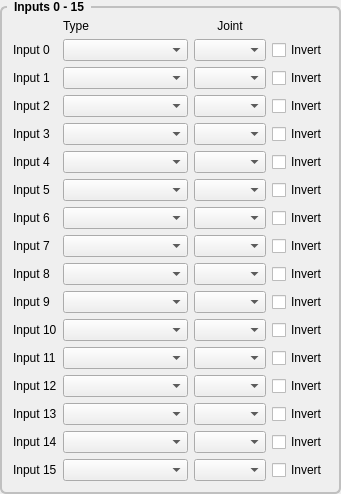
         <widget class="QGroupBox" name="gridGroupBox">
          <property name="styleSheet">
           <string notr="true">QGroupBox {
    font: bold;
    border: 2px solid silver;
    border-radius: 6px;
    margin-top: 6px;
}

QGroupBox::title {
    subcontrol-origin: margin;
    left: 7px;
    padding: 0px 5px 0px 5px;
}</string>
          </property>
          <property name="title">
           <string>Inputs 0 - 15</string>
          </property>
          <layout class="QGridLayout" name="gridLayout_49">
           <item row="14" column="2">
            <widget class="QComboBox" name="input_13">
             <property name="minimumSize">
              <size>
               <width>125</width>
               <height>0</height>
              </size>
             </property>
            </widget>
           </item>
           <item row="3" column="0">
            <widget class="QLabel" name="label_13">
             <property name="text">
              <string>Input 2</string>
             </property>
            </widget>
           </item>
           <item row="2" column="3">
            <widget class="QComboBox" name="inputJoint_1">
             <property name="maximumSize">
              <size>
               <width>75</width>
               <height>16777215</height>
              </size>
             </property>
            </widget>
           </item>
           <item row="16" column="0">
            <widget class="QLabel" name="label_60">
             <property name="text">
              <string>Input 15</string>
             </property>
            </widget>
           </item>
           <item row="7" column="4">
            <widget class="QCheckBox" name="inputInvert_6">
             <property name="text">
              <string>Invert</string>
             </property>
            </widget>
           </item>
           <item row="16" column="4">
            <widget class="QCheckBox" name="inputInvert_15">
             <property name="text">
              <string>Invert</string>
             </property>
            </widget>
           </item>
           <item row="15" column="2">
            <widget class="QComboBox" name="input_14">
             <property name="minimumSize">
              <size>
               <width>125</width>
               <height>0</height>
              </size>
             </property>
            </widget>
           </item>
           <item row="4" column="0">
            <widget class="QLabel" name="label_14">
             <property name="text">
              <string>Input 3</string>
             </property>
            </widget>
           </item>
           <item row="3" column="3">
            <widget class="QComboBox" name="inputJoint_2">
             <property name="maximumSize">
              <size>
               <width>75</width>
               <height>16777215</height>
              </size>
             </property>
            </widget>
           </item>
           <item row="1" column="0">
            <widget class="QLabel" name="label_11">
             <property name="text">
              <string>Input 0</string>
             </property>
            </widget>
           </item>
           <item row="4" column="3">
            <widget class="QComboBox" name="inputJoint_3">
             <property name="maximumSize">
              <size>
               <width>75</width>
               <height>16777215</height>
              </size>
             </property>
            </widget>
           </item>
           <item row="1" column="2">
            <widget class="QComboBox" name="input_0">
             <property name="minimumSize">
              <size>
               <width>125</width>
               <height>0</height>
              </size>
             </property>
            </widget>
           </item>
           <item row="0" column="2">
            <widget class="QLabel" name="label_28">
             <property name="text">
              <string>Type</string>
             </property>
            </widget>
           </item>
           <item row="0" column="3">
            <widget class="QLabel" name="label_29">
             <property name="text">
              <string>Joint</string>
             </property>
             <property name="alignment">
              <set>Qt::AlignCenter</set>
             </property>
            </widget>
           </item>
           <item row="1" column="3">
            <widget class="QComboBox" name="inputJoint_0">
             <property name="maximumSize">
              <size>
               <width>75</width>
               <height>16777215</height>
              </size>
             </property>
            </widget>
           </item>
           <item row="2" column="2">
            <widget class="QComboBox" name="input_1">
             <property name="minimumSize">
              <size>
               <width>125</width>
               <height>0</height>
              </size>
             </property>
            </widget>
           </item>
           <item row="3" column="2">
            <widget class="QComboBox" name="input_2">
             <property name="minimumSize">
              <size>
               <width>125</width>
               <height>0</height>
              </size>
             </property>
            </widget>
           </item>
           <item row="4" column="2">
            <widget class="QComboBox" name="input_3">
             <property name="minimumSize">
              <size>
               <width>125</width>
               <height>0</height>
              </size>
             </property>
            </widget>
           </item>
           <item row="11" column="0">
            <widget class="QLabel" name="label_21">
             <property name="text">
              <string>Input 10</string>
             </property>
            </widget>
           </item>
           <item row="11" column="2">
            <widget class="QComboBox" name="input_10">
             <property name="minimumSize">
              <size>
               <width>125</width>
               <height>0</height>
              </size>
             </property>
            </widget>
           </item>
           <item row="5" column="3">
            <widget class="QComboBox" name="inputJoint_4">
             <property name="maximumSize">
              <size>
               <width>75</width>
               <height>16777215</height>
              </size>
             </property>
            </widget>
           </item>
           <item row="5" column="0">
            <widget class="QLabel" name="label_15">
             <property name="text">
              <string>Input 4</string>
             </property>
            </widget>
           </item>
           <item row="2" column="0">
            <widget class="QLabel" name="label_12">
             <property name="text">
              <string>Input 1</string>
             </property>
            </widget>
           </item>
           <item row="5" column="2">
            <widget class="QComboBox" name="input_4">
             <property name="minimumSize">
              <size>
               <width>125</width>
               <height>0</height>
              </size>
             </property>
            </widget>
           </item>
           <item row="6" column="0">
            <widget class="QLabel" name="label_16">
             <property name="text">
              <string>Input 5</string>
             </property>
            </widget>
           </item>
           <item row="7" column="0">
            <widget class="QLabel" name="label_17">
             <property name="text">
              <string>Input 6</string>
             </property>
            </widget>
           </item>
           <item row="6" column="2">
            <widget class="QComboBox" name="input_5">
             <property name="minimumSize">
              <size>
               <width>125</width>
               <height>0</height>
              </size>
             </property>
            </widget>
           </item>
           <item row="6" column="3">
            <widget class="QComboBox" name="inputJoint_5">
             <property name="maximumSize">
              <size>
               <width>75</width>
               <height>16777215</height>
              </size>
             </property>
            </widget>
           </item>
           <item row="7" column="2">
            <widget class="QComboBox" name="input_6">
             <property name="minimumSize">
              <size>
               <width>125</width>
               <height>0</height>
              </size>
             </property>
            </widget>
           </item>
           <item row="7" column="3">
            <widget class="QComboBox" name="inputJoint_6">
             <property name="maximumSize">
              <size>
               <width>75</width>
               <height>16777215</height>
              </size>
             </property>
            </widget>
           </item>
           <item row="8" column="0">
            <widget class="QLabel" name="label_18">
             <property name="text">
              <string>Input 7</string>
             </property>
            </widget>
           </item>
           <item row="8" column="2">
            <widget class="QComboBox" name="input_7">
             <property name="minimumSize">
              <size>
               <width>125</width>
               <height>0</height>
              </size>
             </property>
            </widget>
           </item>
           <item row="8" column="3">
            <widget class="QComboBox" name="inputJoint_7">
             <property name="maximumSize">
              <size>
               <width>75</width>
               <height>16777215</height>
              </size>
             </property>
            </widget>
           </item>
           <item row="9" column="0">
            <widget class="QLabel" name="label_19">
             <property name="text">
              <string>Input 8</string>
             </property>
            </widget>
           </item>
           <item row="9" column="2">
            <widget class="QComboBox" name="input_8">
             <property name="minimumSize">
              <size>
               <width>125</width>
               <height>0</height>
              </size>
             </property>
            </widget>
           </item>
           <item row="9" column="3">
            <widget class="QComboBox" name="inputJoint_8">
             <property name="maximumSize">
              <size>
               <width>75</width>
               <height>16777215</height>
              </size>
             </property>
            </widget>
           </item>
           <item row="10" column="0">
            <widget class="QLabel" name="label_20">
             <property name="text">
              <string>Input 9</string>
             </property>
            </widget>
           </item>
           <item row="10" column="2">
            <widget class="QComboBox" name="input_9">
             <property name="minimumSize">
              <size>
               <width>125</width>
               <height>0</height>
              </size>
             </property>
            </widget>
           </item>
           <item row="10" column="3">
            <widget class="QComboBox" name="inputJoint_9">
             <property name="maximumSize">
              <size>
               <width>75</width>
               <height>16777215</height>
              </size>
             </property>
            </widget>
           </item>
           <item row="14" column="3">
            <widget class="QComboBox" name="inputJoint_13">
             <property name="maximumSize">
              <size>
               <width>75</width>
               <height>16777215</height>
              </size>
             </property>
            </widget>
           </item>
           <item row="13" column="3">
            <widget class="QComboBox" name="inputJoint_12">
             <property name="maximumSize">
              <size>
               <width>75</width>
               <height>16777215</height>
              </size>
             </property>
            </widget>
           </item>
           <item row="11" column="3">
            <widget class="QComboBox" name="inputJoint_10">
             <property name="maximumSize">
              <size>
               <width>75</width>
               <height>16777215</height>
              </size>
             </property>
            </widget>
           </item>
           <item row="12" column="0">
            <widget class="QLabel" name="label_51">
             <property name="text">
              <string>Input 11</string>
             </property>
            </widget>
           </item>
           <item row="13" column="0">
            <widget class="QLabel" name="label_46">
             <property name="text">
              <string>Input 12</string>
             </property>
            </widget>
           </item>
           <item row="15" column="0">
            <widget class="QLabel" name="label_358">
             <property name="text">
              <string>Input 14</string>
             </property>
            </widget>
           </item>
           <item row="16" column="2">
            <widget class="QComboBox" name="input_15">
             <property name="minimumSize">
              <size>
               <width>125</width>
               <height>0</height>
              </size>
             </property>
            </widget>
           </item>
           <item row="12" column="2">
            <widget class="QComboBox" name="input_11">
             <property name="minimumSize">
              <size>
               <width>125</width>
               <height>0</height>
              </size>
             </property>
            </widget>
           </item>
           <item row="13" column="2">
            <widget class="QComboBox" name="input_12">
             <property name="minimumSize">
              <size>
               <width>125</width>
               <height>0</height>
              </size>
             </property>
            </widget>
           </item>
           <item row="14" column="0">
            <widget class="QLabel" name="label_57">
             <property name="text">
              <string>Input 13</string>
             </property>
            </widget>
           </item>
           <item row="15" column="3">
            <widget class="QComboBox" name="inputJoint_14">
             <property name="maximumSize">
              <size>
               <width>75</width>
               <height>16777215</height>
              </size>
             </property>
            </widget>
           </item>
           <item row="16" column="3">
            <widget class="QComboBox" name="inputJoint_15">
             <property name="maximumSize">
              <size>
               <width>75</width>
               <height>16777215</height>
              </size>
             </property>
            </widget>
           </item>
           <item row="12" column="3">
            <widget class="QComboBox" name="inputJoint_11">
             <property name="maximumSize">
              <size>
               <width>75</width>
               <height>16777215</height>
              </size>
             </property>
            </widget>
           </item>
           <item row="1" column="4">
            <widget class="QCheckBox" name="inputInvert_0">
             <property name="text">
              <string>Invert</string>
             </property>
            </widget>
           </item>
           <item row="3" column="4">
            <widget class="QCheckBox" name="inputInvert_2">
             <property name="text">
              <string>Invert</string>
             </property>
            </widget>
           </item>
           <item row="4" column="4">
            <widget class="QCheckBox" name="inputInvert_3">
             <property name="text">
              <string>Invert</string>
             </property>
            </widget>
           </item>
           <item row="5" column="4">
            <widget class="QCheckBox" name="inputInvert_4">
             <property name="text">
              <string>Invert</string>
             </property>
            </widget>
           </item>
           <item row="6" column="4">
            <widget class="QCheckBox" name="inputInvert_5">
             <property name="text">
              <string>Invert</string>
             </property>
            </widget>
           </item>
           <item row="8" column="4">
            <widget class="QCheckBox" name="inputInvert_7">
             <property name="text">
              <string>Invert</string>
             </property>
            </widget>
           </item>
           <item row="9" column="4">
            <widget class="QCheckBox" name="inputInvert_8">
             <property name="text">
              <string>Invert</string>
             </property>
            </widget>
           </item>
           <item row="10" column="4">
            <widget class="QCheckBox" name="inputInvert_9">
             <property name="text">
              <string>Invert</string>
             </property>
            </widget>
           </item>
           <item row="11" column="4">
            <widget class="QCheckBox" name="inputInvert_10">
             <property name="text">
              <string>Invert</string>
             </property>
            </widget>
           </item>
           <item row="12" column="4">
            <widget class="QCheckBox" name="inputInvert_11">
             <property name="text">
              <string>Invert</string>
             </property>
            </widget>
           </item>
           <item row="13" column="4">
            <widget class="QCheckBox" name="inputInvert_12">
             <property name="text">
              <string>Invert</string>
             </property>
            </widget>
           </item>
           <item row="14" column="4">
            <widget class="QCheckBox" name="inputInvert_13">
             <property name="text">
              <string>Invert</string>
             </property>
            </widget>
           </item>
           <item row="15" column="4">
            <widget class="QCheckBox" name="inputInvert_14">
             <property name="text">
              <string>Invert</string>
             </property>
            </widget>
           </item>
           <item row="2" column="4">
            <widget class="QCheckBox" name="inputInvert_1">
             <property name="text">
              <string>Invert</string>
             </property>
            </widget>
           </item>
          </layout>
         </widget>
